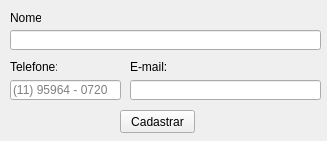
<?xml version="1.0" encoding="UTF-8"?>
<ui version="4.0">
 <class>newClientWindow</class>
 <widget class="QMainWindow" name="newClientWindow">
  <property name="geometry">
   <rect>
    <x>0</x>
    <y>0</y>
    <width>327</width>
    <height>141</height>
   </rect>
  </property>
  <property name="windowTitle">
   <string>MainWindow</string>
  </property>
  <property name="styleSheet">
   <string notr="true"/>
  </property>
  <widget class="QWidget" name="centralwidget">
   <widget class="QLabel" name="label">
    <property name="geometry">
     <rect>
      <x>10</x>
      <y>10</y>
      <width>31</width>
      <height>16</height>
     </rect>
    </property>
    <property name="text">
     <string>Nome:</string>
    </property>
   </widget>
   <widget class="QLineEdit" name="inputNome">
    <property name="geometry">
     <rect>
      <x>10</x>
      <y>30</y>
      <width>311</width>
      <height>20</height>
     </rect>
    </property>
   </widget>
   <widget class="QLabel" name="label_2">
    <property name="geometry">
     <rect>
      <x>10</x>
      <y>60</y>
      <width>47</width>
      <height>13</height>
     </rect>
    </property>
    <property name="text">
     <string>Telefone:</string>
    </property>
   </widget>
   <widget class="QLineEdit" name="inputTelefone">
    <property name="geometry">
     <rect>
      <x>10</x>
      <y>80</y>
      <width>111</width>
      <height>20</height>
     </rect>
    </property>
    <property name="placeholderText">
     <string>(11) 95964 - 0720</string>
    </property>
   </widget>
   <widget class="QLabel" name="label_3">
    <property name="geometry">
     <rect>
      <x>130</x>
      <y>60</y>
      <width>47</width>
      <height>13</height>
     </rect>
    </property>
    <property name="text">
     <string>E-mail:</string>
    </property>
   </widget>
   <widget class="QLineEdit" name="inputEmail">
    <property name="geometry">
     <rect>
      <x>130</x>
      <y>80</y>
      <width>191</width>
      <height>20</height>
     </rect>
    </property>
    <property name="text">
     <string/>
    </property>
   </widget>
   <widget class="QPushButton" name="btncadastrar">
    <property name="geometry">
     <rect>
      <x>120</x>
      <y>110</y>
      <width>75</width>
      <height>23</height>
     </rect>
    </property>
    <property name="text">
     <string>Cadastrar</string>
    </property>
   </widget>
  </widget>
 </widget>
 <resources/>
 <connections/>
</ui>
